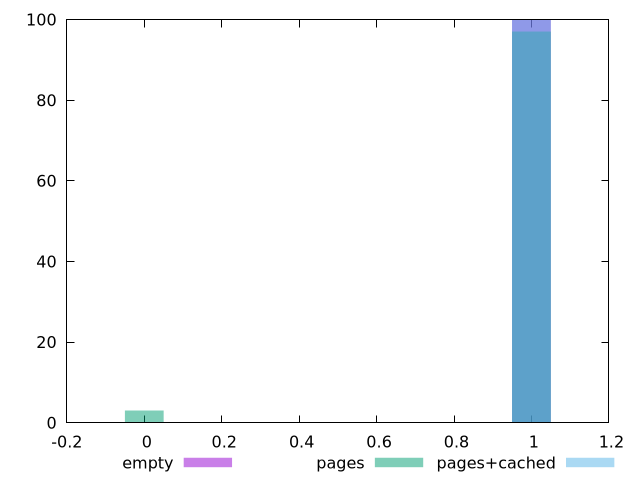

Source code (gnuplot):
$_empty <<EOF
1 100
EOF
$_pages <<EOF
0 3
1 97
EOF
$_pagesCached <<EOF
1 100
EOF
set key outside below
set terminal pngcairo
set output "report_00005_2020-11-02T22-26-11.212Z/server-response-time/server-response-time_empty_pages_pages+cached+hist.png"
set boxwidth 0.1
set style fill transparent solid 0.5 noborder
set yrange [0:100]
plot $_empty title "empty" with boxes ,$_pages title "pages" with boxes ,$_pagesCached title "pages+cached" with boxes ,
